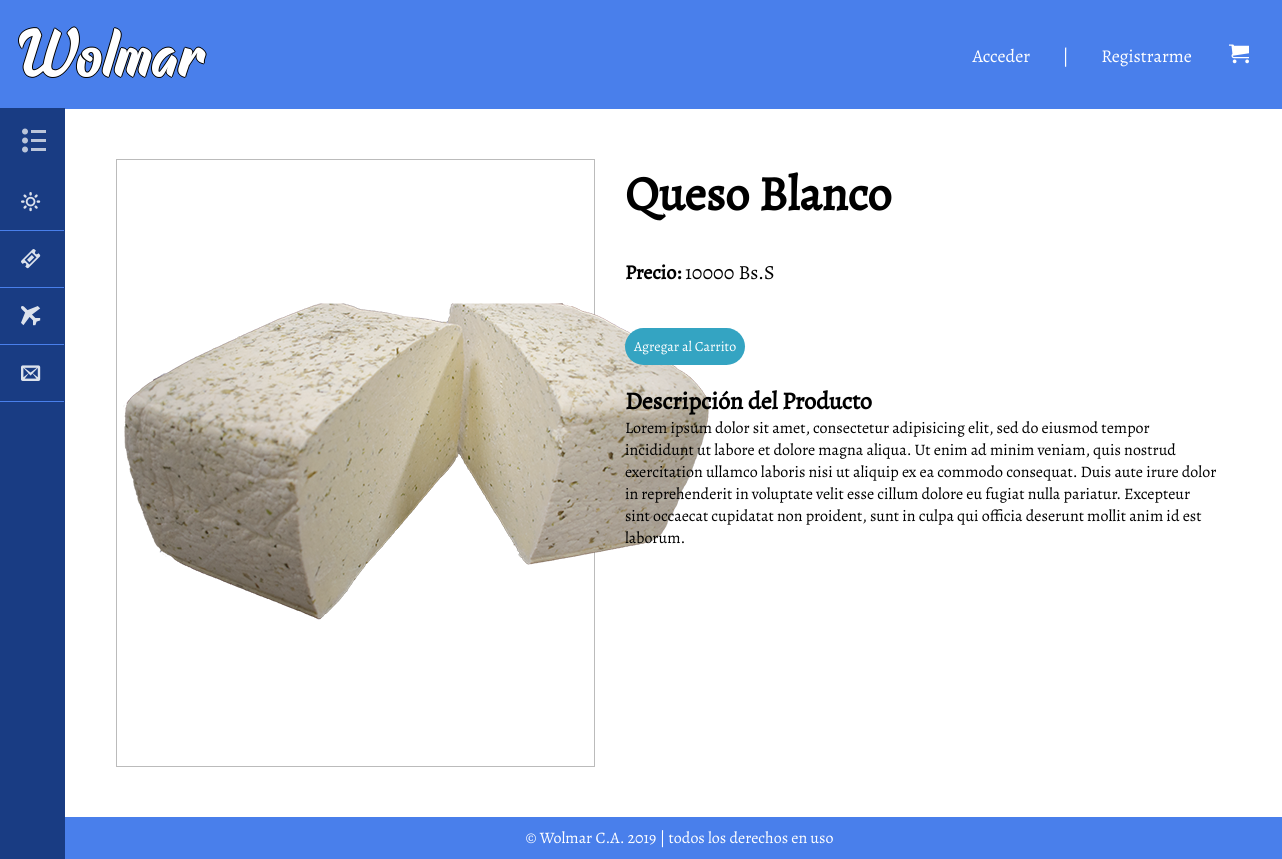
The app's page /detalles.php?id_producto=13, older data.
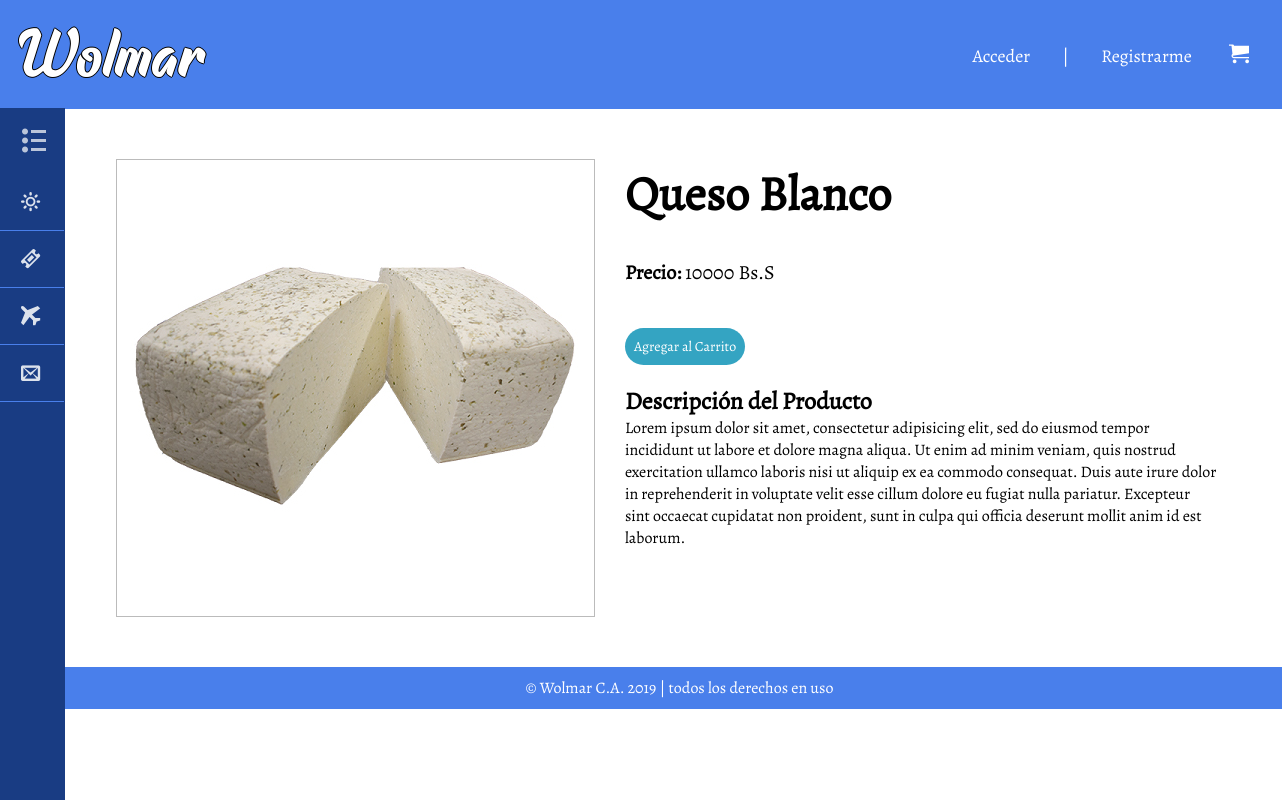
The same page, newer data.
### tables this page shows
CREATE TABLE `producto` (
  `id_producto` int(20) NOT NULL,
  `nombre` varchar(50) NOT NULL,
  `tipo` varchar(20) NOT NULL,
  `imagen` varchar(100) NOT NULL,
  `precio` float NOT NULL,
  `cantidad` int(10) NOT NULL
);

### detalles.php (the view, shortened to what this page needs)
<?php
include 'connect.php';
$numero_id = $_GET['id_producto'];
?>
<!DOCTYPE html>
<html lang="es">
<head>
	<link rel="stylesheet" type="text/css" href="css/detalles.css">
	<link rel="stylesheet" type="text/css" href="css/fonts.css">
</head>
<body>
	<header>
		<h1 class="home"><a href="index.php">Wolmar</a></h1>
		<ul class="menuP">
            <?php if (isset($_SESSION['usuario'])): ?>
            <li><span class="icon-user"></span><?php echo $_SESSION['usuario']?></li>
            <li>|</li>
            <li><a href ="desconexion.php"><span class="icon-exit"></span>Cerrar Sesion<?php ?></a></li>
			<li>|</li>
            <li id="carrito"><a href="carro.php" class="icon-cart"></a></li>
            <?php else: ?>
            <li><a href="login.html">Acceder</a></li>
			<li>|</li>
			<li><a href="Registro.html">Registrarme</a></li>
            <li id="carrito"><a href="login.php" class="icon-cart"></a></li>
            <?php endif; ?>
		</ul>
		<nav>
				<div class="menu-bar">
					<h2><span class="icon-list2"></span>MENÚ</h2>
				</div>
			<ul class="menu">
				<li class="supermercado">
					<a href="#"><span class="icon-sun"></span>Supermercado<span class="icon-circle-down"></span></a>
				</li>
				<li>
					<a href="#"><span class="icon-ticket"></span>Ofertas</a>
				</li>
				<li>
					<a href="#"><span class="icon-airplane"></span>Importado</a>
				</li>
				<li>
					<a href="contacto.php"><span class="icon-envelop"></span>Contáctanos</a>
				</li>
			</ul>
		</nav>
	</header>
	<section class="main">
	<div class="contenido">
	    <?php
	        $consulta = mysqli_query($conexion,"SELECT * from producto WHERE id_producto = '$numero_id'");
			$atributo = mysqli_fetch_array($consulta);
	   		$imagen = $atributo ['imagen'];
	   		$nombre = $atributo ['nombre'];
		    $precio = $atributo ['precio'];
		    		echo "<div class= 'producto'>
						<img src='$imagen'>
						</div><br>
						<h3>$nombre</h3><br>
						<p class='precio'><strong>Precio: </strong>$precio Bs.S</p><br>";
		?>
			<a href="agregar_carrito.php?id_producto=<?php echo "$numero_id"?>" class="Agregar">Agregar al Carrito</a>
		<h4>Descripción del Producto</h4>
		<p>Lorem ipsum dolor sit amet, consectetur adipisicing elit, sed do eiusmod
		tempor incididunt ut labore et dolore magna aliqua. Ut enim ad minim veniam,
		quis nostrud exercitation ullamco laboris nisi ut aliquip ex ea commodo
		consequat. Duis aute irure dolor in reprehenderit in voluptate velit esse
		cillum dolore eu fugiat nulla pariatur. Excepteur sint occaecat cupidatat non
		proident, sunt in culpa qui officia deserunt mollit anim id est laborum.</p>
	</div>
	</section>
	<footer>
		<p>© Wolmar C.A. 2019 | todos los derechos en uso</p>
	</footer>
</body>
</html>

Row changes from the older to the newer data that the page shows:
changed producto "Queso Blanco": imagen: a different picture
